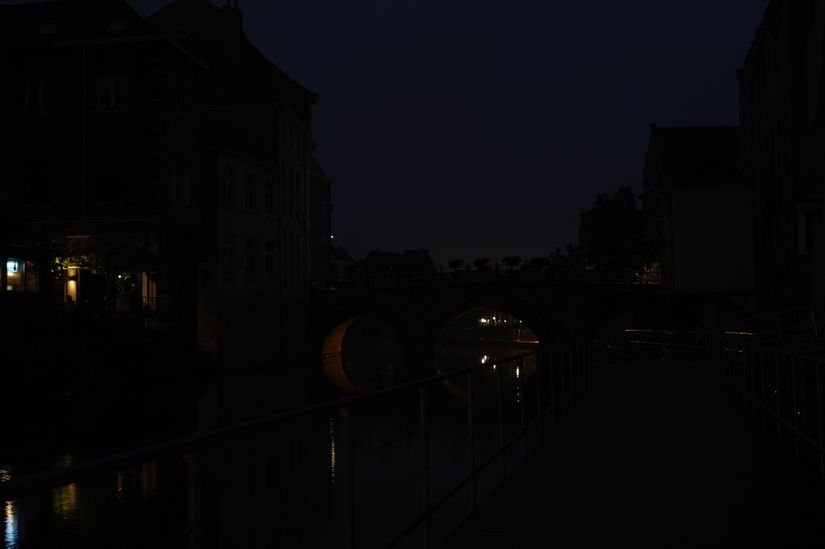
#> input picture dark.jpg, 825 x 549 px
$ python histogram_contrast.py
#> lines starting #> are read from the running program, lines starting #| are printed output that depends on the picture
import cv2
import numpy as np
import matplotlib.pyplot as plt

# matplotlib inline
plt.rcParams['figure.figsize'] = [10, 8]
Img = cv2.imread("dark.jpg",0)
#> Img: shape (549, 825); min 0, max 255, mean 7.2
cv2.imshow("Anh",Img)

# [8 lines of commented-out code are left out]
hist = cv2.calcHist(
    [Img],
    channels= [0],
    mask= None, # full image
    histSize= [256], # full scale
    ranges= [0,256]
)
#> hist = 256 values, max 82391 at index 2, min 0 at index 202, mean 1769.2
plt.plot(hist)
plt.show()
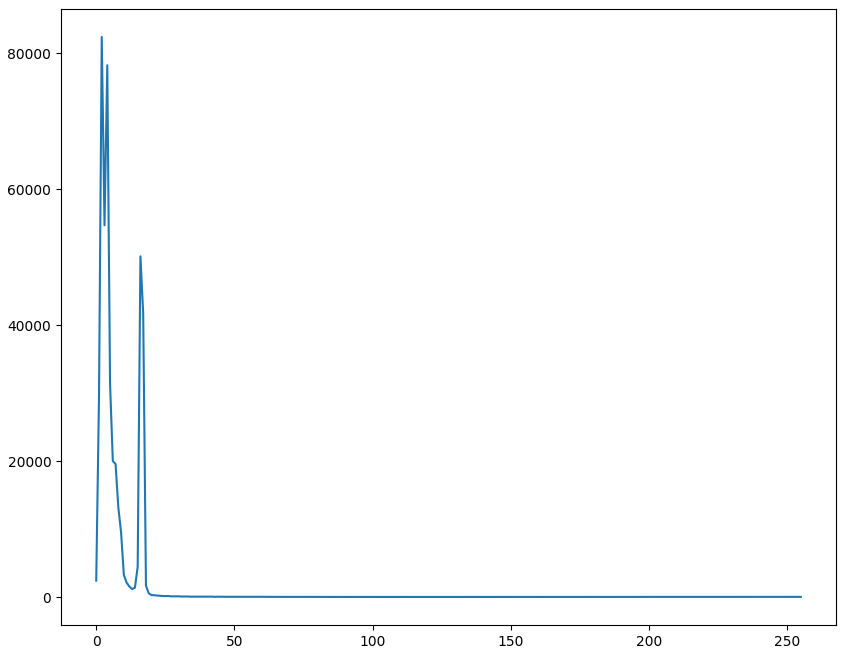
#> figure drawn by matplotlib, 1 panel; curve peaks at x = 2, y = 82391

# using numpy
h2 = np.histogram(Img.ravel(), bins= 256, range= [0, 256])
print(h2[0].shape)
#| (256,)
plt.plot(h2[0])
plt.show()

def cal_his(Igray):
    row = Igray.shape[0]
#> row = 549
    col = Igray.shape[1]
#> col = 825

    mang_his = np.zeros(256, dtype='uint32')
    for i in range(0, row):
        for j in range(0, col):
            g = Igray[i][j]
            mang_his[g] = mang_his[g] + 1
#> after the loop, mang_his has the same summary as hist outside cal_his
    return mang_his

hist = cal_his(Img)
plt.plot(hist)
plt.show()
hist_eq = cv2.equalizeHist(Img)
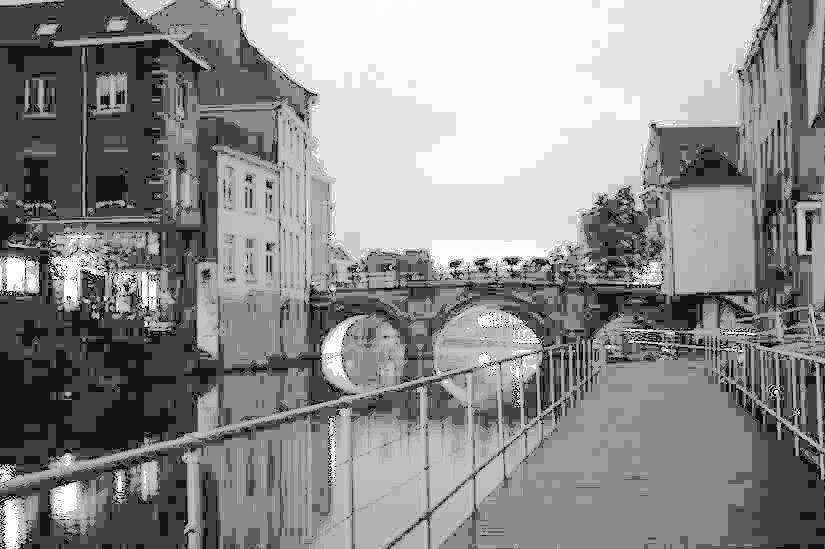
#> hist_eq: shape (549, 825); min 0, max 255, mean 141.3
plt.plot(hist_eq)
plt.show()
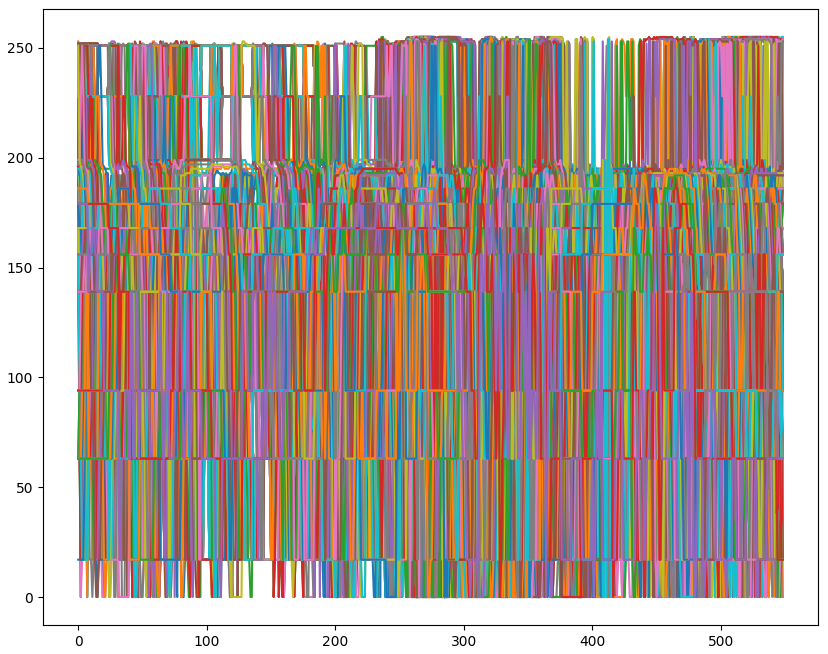
#> figure drawn by matplotlib, 1 panel; curve peaks at x = 268, y = 254; curve peaks at x = 470, y = 254; curve peaks at x = 471, y = 255
cv2.imshow("img hist", hist_eq)
cv2.waitKey(0)
